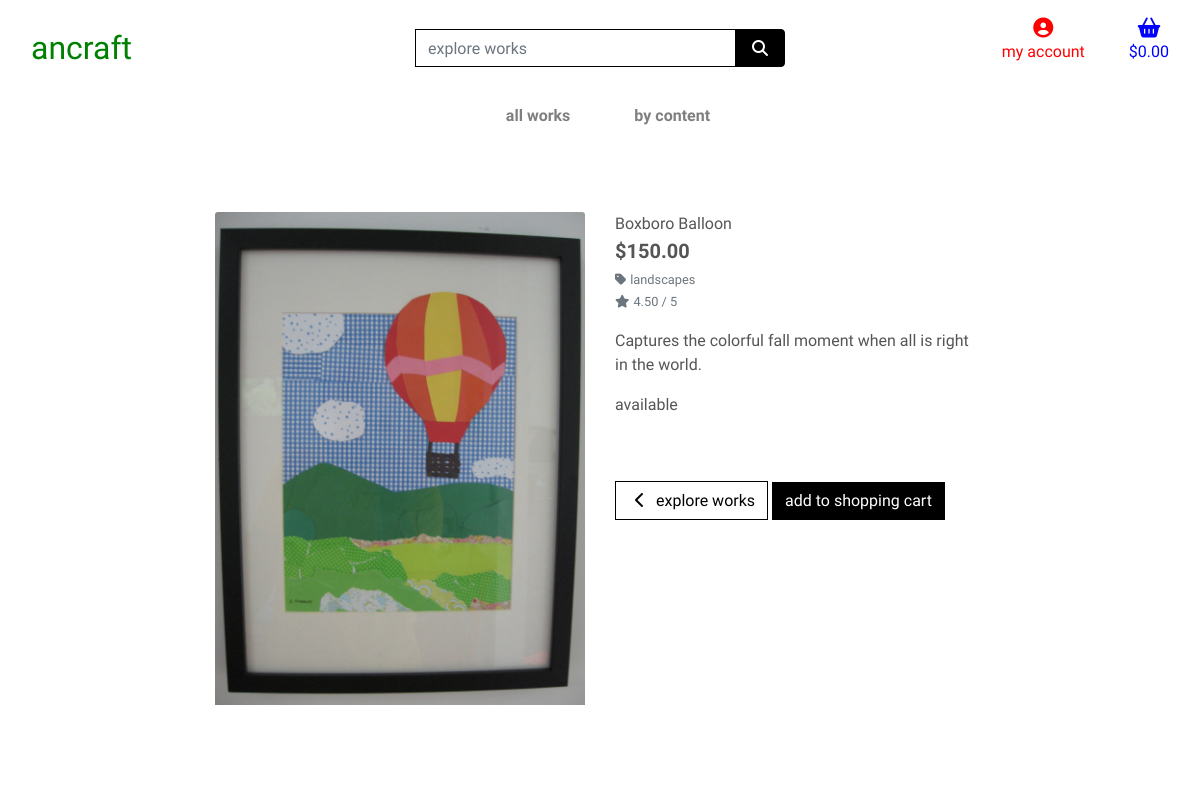
Page /works/1 on the committed database.
### works/models.py (models this page shows, shortened)
class Work(models.Model):
    class Meta:
        verbose_name_plural = 'Works'
    content = models.ForeignKey('Content', null=True, blank=True,
                                 on_delete=models.SET_NULL)
    name = models.CharField(max_length=254)
    description = models.TextField()
    is_sold = models.BooleanField(default=False)
    price = models.DecimalField(max_digits=6, decimal_places=2)
    rating = models.DecimalField(max_digits=6, decimal_places=2, null=True,
                                 blank=True)
    image = models.ImageField(null=True, blank=True)

class Content(models.Model):
    class Meta:
        verbose_name_plural = 'Contents'
    name = models.CharField(max_length=254)

### works/views.py (the view)
# urls.py: path('<work_id>', views.work_item, name='work_item'),
def work_item(request, work_id):
    work = get_object_or_404(Work, pk=work_id)
    context = {
        'work': work,
    }
    return render(request, 'works/work_item.html', context)

### cart/contexts.py (called while the page is built, shortened)
def cart_sum(request):
    cart_items = []
    total = 0
    work_count = 0
    cart = request.session.get('cart', {})
    delivery = total * Decimal(settings.STANDARD_DELIVERY_PERCENTAGE / 100)
    grand_total = delivery + total
    context = {
        'cart_items': cart_items,
        'total': total,
        'work_count': work_count,
        'delivery': delivery,
        'grand_total': grand_total,
    }
    return context

### works/templates/works/work_item.html (shortened to what this page needs)
{% extends "base.html" %}
{% load static %}
{% block page_header %}
    <div class="container header-container">
    </div>
{% endblock %}
{% block content %}
    <div class="overlay"></div>
    <div class="container-fluid">
        <div class="row">
            <div class="col-12 col-md-6 col-lg-4 offset-lg-2">
                <div class="image-container my-5">
                    {% if work.image %}
                        <a href="{{ work.image.url }}" target="_blank">
                            <img class="card-img-top img-fluid" src="{{ work.image.url }}" alt="{{ work.name }}">
                        </a>
                        {% else %}
                        <a href="">
                            <img class="card-img-top img-fluid" src="{{ MEDIA_URL }}noimage.png" alt="{{ work.name }}">
                        </a>
                    {% endif %}
                </div>
            </div>
            <div class="col-12 col-md-6 col-lg-4">
                <div class="work-item-container mb-5 mt-md-5">
                    <p class="mb-0">{{ work.name }}</p>
                    <p class="lead mb-0 text-left font-weight-bold">${{ work.price }}</p>
                    {% if work.content %}
                    <p class="small mt-1 mb-0">
                        <a class="text-muted" href="{% url 'works' %}?content={{ work.content.name }}">
                            <i class="fas fa-tag mr-1"></i>{{ work.content.name }}
                        </a>
                    </p>
                    {% endif %}
                    {% if work.rating %}
                        <small class="text-muted"><i class="fas fa-star mr-1"></i>{{ work.rating }} / 5</small>
                    {% else %}
                        <small class="text-muted">No Rating</small>
                    {% endif %}
                    <p class="mt-3">{{ work.description }}</p>
                    <form class="form" action="{% url 'add_to_cart' work.id %}" method="POST">
                        <div class="form-row">
                            <div class="col-12">
                                <div class="form-group w-50">
                                    {% if is_sold %}
                                    <div><p class="mb-0">sold</p>
                                    {% else %}
                                    <div><p class="mb-0">available</p>
                                    {% endif %}
                                    </div>
                                </div>
                            </div>
                            <div class="col-12">
                                <a href="{% url 'works' %}" class="btn btn-outline-black rounded-0 mt-5">
                                    <span class="icon">
                                        <i class="fas fa-chevron-left"></i>
                                    </span>
                                    <span class="text">explore works</span>
                                </a>
                                    {% if is_sold %}
                                    <input type="submit" class="btn btn-black rounded-0 text mt-5" value="go to shopping cart" data-item_id="{{ work.id }}" id="id_qty_{{ work.id }}">
                                    {% else %}
                                    <input type="submit" class="btn btn-black rounded-0 text mt-5" value="add to shopping cart" data-item_id="{{ work.id }}" id="id_qty_{{ work.id }}">
                                    {% endif %}
                            </div>
                        </div>
                    </form>
                </div>
            </div>
        </div>
    </div>
{% endblock %}

### static/css/base.css (style rules this page uses)
html { height: 100%; }
body { color: #555; font-family: 'Balsamiq Sans', cursive; }
.icon { align-items: center; display: inline-flex; justify-content: center; height: 1.5rem; width: 1.5rem; }
.btn-black { background: black; color: white; }
.btn-outline-black { background: white; color: black !important; border: 1px solid black; }
.overlay { height: 100vh; width: 100%; top: 0; left: 0; position: fixed; background: white; z-index: -1; }
@media (min-width: 1200px) { .container { max-width: 80%; } }
@media (min-width: 992px) { .header-container { padding-top: 164px; } }

### rows in the picture
Work: image (picture), name "Boxboro Balloon", price "150.00", content.name "landscapes", rating "4.50", description "Captures the colorful fall moment when all is right in the world."
